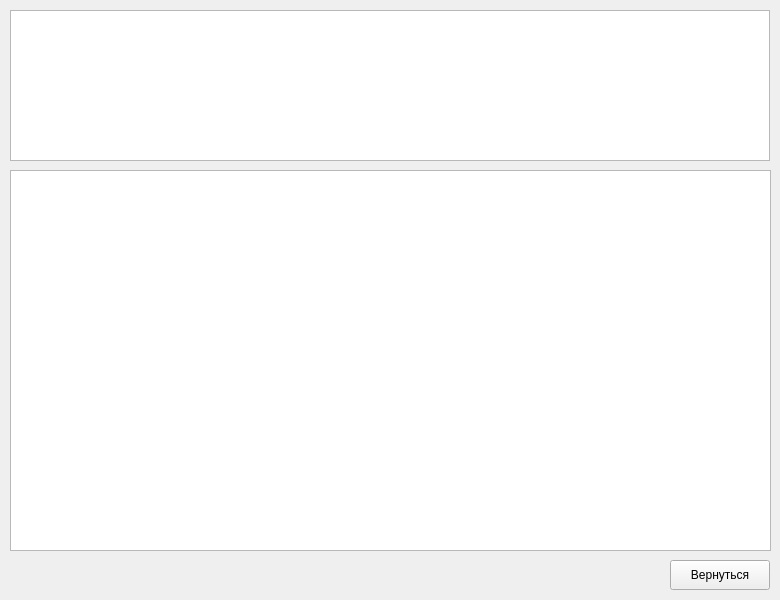
<?xml version="1.0" encoding="UTF-8"?>
<ui version="4.0">
 <class>theory</class>
 <widget class="QWidget" name="theory">
  <property name="geometry">
   <rect>
    <x>0</x>
    <y>0</y>
    <width>780</width>
    <height>600</height>
   </rect>
  </property>
  <property name="windowTitle">
   <string>Теория</string>
  </property>
  <widget class="QTextBrowser" name="slovo">
   <property name="geometry">
    <rect>
     <x>10</x>
     <y>10</y>
     <width>760</width>
     <height>151</height>
    </rect>
   </property>
   <property name="readOnly">
    <bool>true</bool>
   </property>
  </widget>
  <widget class="QTextBrowser" name="teo">
   <property name="geometry">
    <rect>
     <x>10</x>
     <y>170</y>
     <width>761</width>
     <height>381</height>
    </rect>
   </property>
   <property name="readOnly">
    <bool>true</bool>
   </property>
  </widget>
  <widget class="QPushButton" name="return_to">
   <property name="geometry">
    <rect>
     <x>670</x>
     <y>560</y>
     <width>100</width>
     <height>30</height>
    </rect>
   </property>
   <property name="text">
    <string>Вернуться</string>
   </property>
  </widget>
 </widget>
 <resources/>
 <connections/>
</ui>
